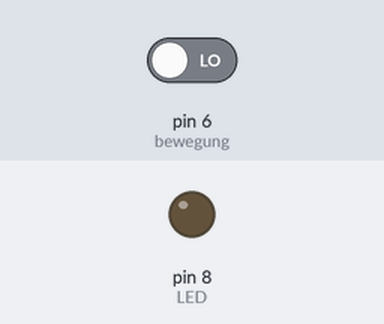
Recording of a sketch running on a simulated Arduino Uno, built with avr-gcc and run on an emulated ATmega328P. On the bench: output pins drawn as LEDs (lit = HIGH). The inputs (shaded band) are chosen by the test bench; at power-on: pin 6 (bewegung) LOW.

Above: at 1.2 s.
1.3 s: pin 6 (bewegung) driven HIGH
At 1.7 s:
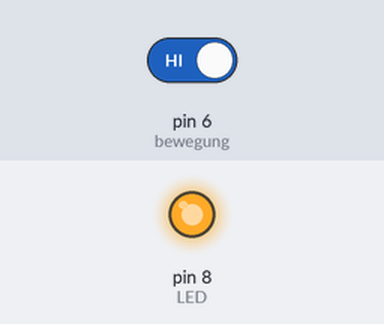
2.8 s: pin 6 (bewegung) driven LOW
At 4.1 s:
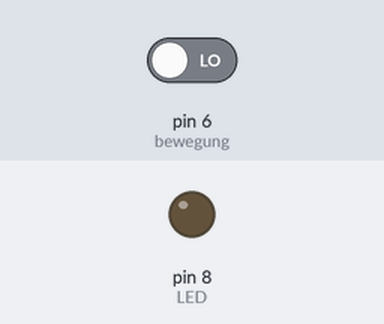
Timing chart, 0 to 5.8 s (numbered marks = the images above; inputs shaded):
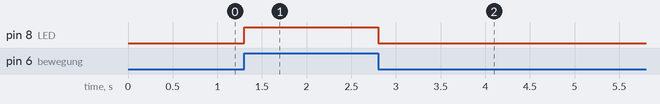

The sketch:

Bewegungsmelder_lerning.ino
```cpp
int bewegung=6;
int bewegungsstatus=0;
int LED= 8;


void setup() {
  pinMode(bewegung,INPUT);
  pinMode(LED,OUTPUT);

}

void loop() {
 bewegungsstatus= digitalRead(bewegung);
 if (bewegungsstatus == HIGH){
  digitalWrite(LED,HIGH);

  }
  else
  {
    digitalWrite(LED,LOW);

    }
}
```

Measured:
- after the input at 1.3 s, pin 8 (LED): LOW → HIGH at once
- after the input at 2.8 s, pin 8 (LED): HIGH → LOW at once
